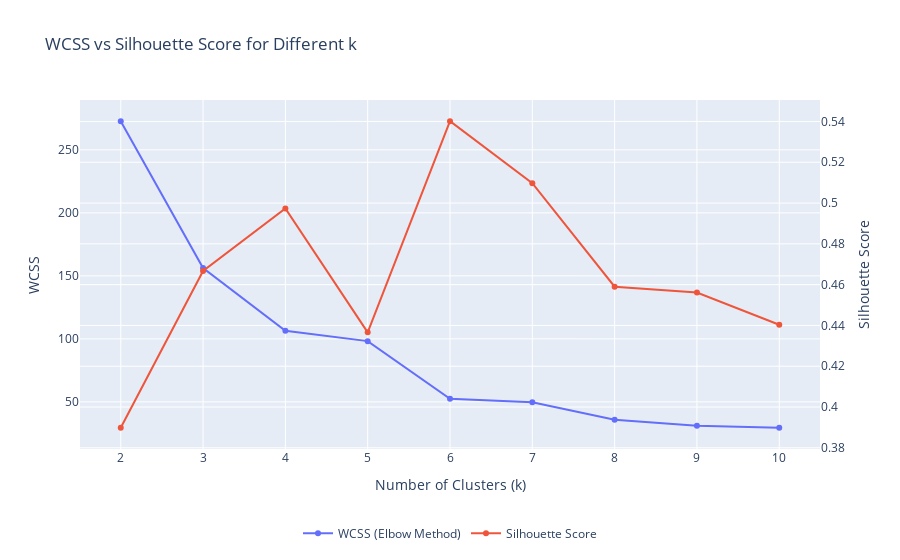

The notebook cell saved with this chart:
### Markdown cell above
## Calculate WCSS and Silhouette to select the best K

### Code cell
# Calculate WCSS and Silhouette
wcss = []
silhouette_scores = []
K = range(2, 11)

for k in K:
    kmeans = KMeans(n_clusters=k, random_state=42)
    kmeans.fit(X_scaled)
    wcss.append(kmeans.inertia_)
    silhouette_scores.append(silhouette_score(X_scaled, kmeans.labels_))

# Create Plotly figure with dual y-axis
fig = go.Figure()

# Add WCSS trace (left y-axis)
fig.add_trace(go.Scatter(
    x=list(K), y=wcss,
    mode="lines+markers",
    name="WCSS (Elbow Method)",
    yaxis="y1"
))

# Add Silhouette Score trace (right y-axis)
fig.add_trace(go.Scatter(
    x=list(K), y=silhouette_scores,
    mode="lines+markers",
    name="Silhouette Score",
    yaxis="y2"
))

# Update layout for dual axes
fig.update_layout(
    title="WCSS vs Silhouette Score for Different k",
    xaxis=dict(title="Number of Clusters (k)"),
    yaxis=dict(title="WCSS", side="left"),
    yaxis2=dict(title="Silhouette Score", overlaying="y", side="right"),
    legend=dict(x=0.5, y=-0.2, orientation="h", xanchor="center")
)

fig.show()

### Figure 1 — Plotly figure (JSON) as saved in the notebook; plotly's stock layout.template omitted (floating-point values rounded to 4 significant figures)
{"data": [{"mode": "lines+markers", "name": "WCSS (Elbow Method)", "type": "scatter", "x": [2, 3, 4, 5, 6, 7, 8, 9, 10], "y": [272.7, 156.2, 106.4, 98.2, 52.44, 49.77, 35.79, 31.0, 29.43], "yaxis": "y"}, {"mode": "lines+markers", "name": "Silhouette Score", "type": "scatter", "x": [2, 3, 4, 5, 6, 7, 8, 9, 10], "y": [0.3898, 0.4667, 0.4973, 0.4366, 0.5401, 0.5097, 0.459, 0.4561, 0.4403], "yaxis": "y2"}], "layout": {"legend": {"orientation": "h", "x": 0.5, "xanchor": "center", "y": -0.2}, "title": {"text": "WCSS vs Silhouette Score for Different k"}, "xaxis": {"title": {"text": "Number of Clusters (k)"}}, "yaxis": {"side": "left", "title": {"text": "WCSS"}}, "yaxis2": {"overlaying": "y", "side": "right", "title": {"text": "Silhouette Score"}}}}
